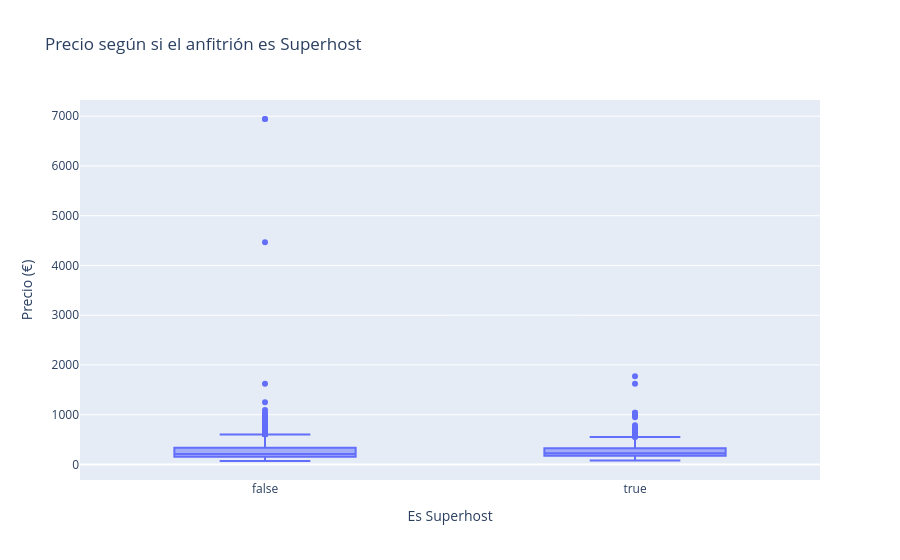

Notebook cell for this chart:
### Markdown cell above
El boxplot revela que el precio se relaciona fuertemente con el tipo de alojamiento. Los alojamientos completos presentan un mercado mucho más heterogéneo y con presencia de propiedades de lujo que generan outliers extremos, mientras que las habitaciones privadas y compartidas mantienen un comportamiento más estable, simétrico y accesible.

### Code cell
# 3.2. Boxplot Precio vs Superhost
fig = px.box(bc_w, x="host_is_superhost",
    y="realSum",
    labels={
        "host_is_superhost": "Es Superhost",
        "realSum": "Precio (€)"
    },
    title="Precio según si el anfitrión es Superhost"
)
fig.show()
fig.write_image("boxplot_precio_superhost.png")

### Figure 1 — Plotly figure (JSON) as saved in the notebook; plotly's stock layout.template omitted (floating-point values rounded to 4 significant figures; data arrays with more than 128 entries replaced by an {"elided": "..."} marker saying what was removed)
{"data": [{"alignmentgroup": "True", "hovertemplate": "Es Superhost=%{x}<br>Precio (€)=%{y}<extra></extra>", "legendgroup": "", "marker": {"color": "#636efa"}, "name": "", "notched": false, "offsetgroup": "", "orientation": "v", "showlegend": false, "type": "box", "x": {"elided": "1555 bool values"}, "x0": " ", "xaxis": "x", "y": {"elided": "1555 float values"}, "y0": " ", "yaxis": "y"}], "layout": {"boxmode": "group", "legend": {"tracegroupgap": 0}, "title": {"text": "Precio según si el anfitrión es Superhost"}, "xaxis": {"anchor": "y", "domain": [0, 1], "title": {"text": "Es Superhost"}}, "yaxis": {"anchor": "x", "domain": [0, 1], "title": {"text": "Precio (€)"}}}}
